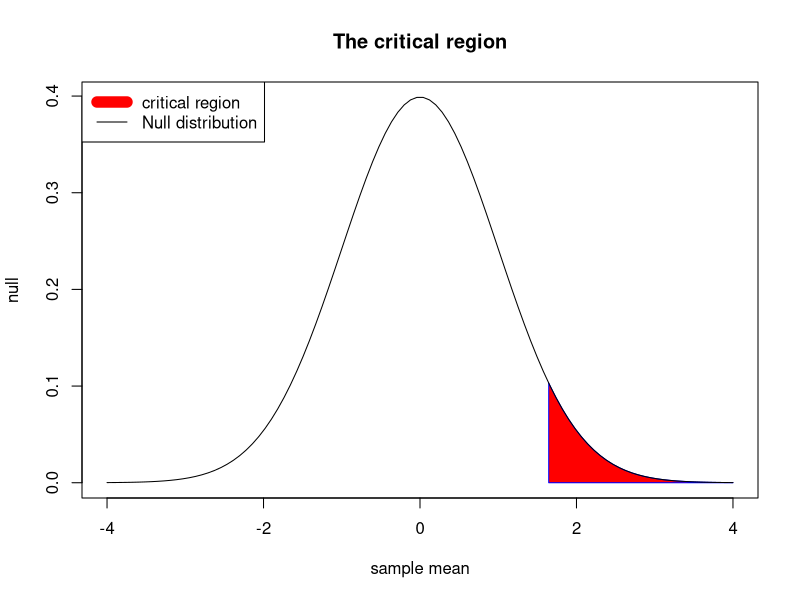
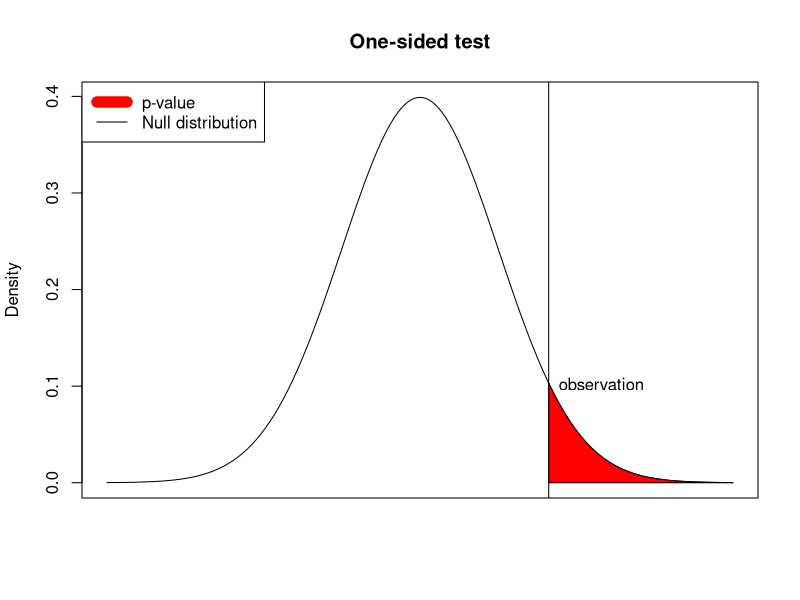
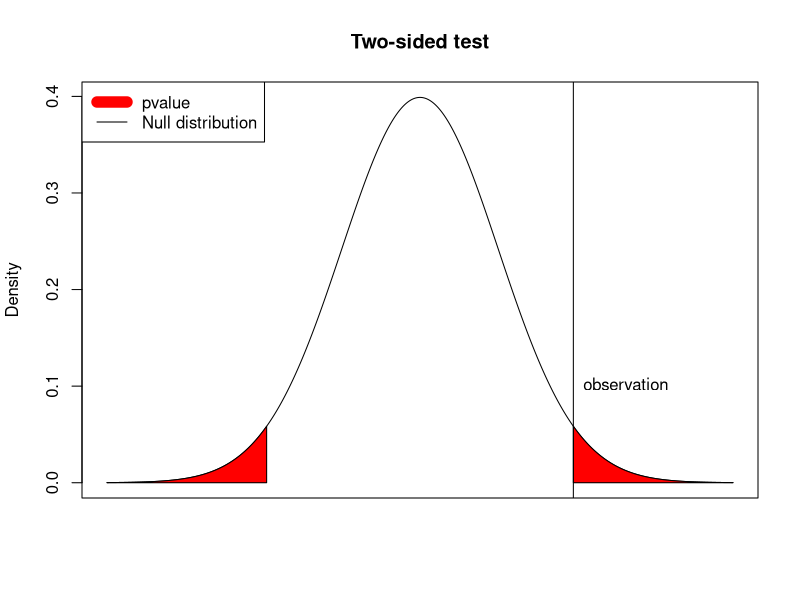

These figures' R source, in order:
## ---- chunk 1
set.seed(0)
rbinom(90,100,0.5)
## ---- chunk 2
sum(dbinom(60:100,100,0.5))
## ---- chunk 3
x <- seq(from=-4,to=4,len=100)
plot(x,dnorm(x),type="n",main="The critical region",xlab="sample mean",ylab="null")
xx <- seq(from=qnorm(0.95),to=4,len=100)
polygon(c(xx,rev(xx)),c(dnorm(xx),xx*0),col="red",border="blue")
points(x,dnorm(x),type="l",lwd=1)
legend("topleft",col=c("red","black"),lwd=c(11,1),legend=c("critical region","Null distribution"))
## ---- chunk 4
x <- seq(from=-4,to=4,by=0.001)
plot(x, dnorm(x),type="l", ylab="Density", xlab="", xaxt="n",main="One-sided test")
jj <- x[x>qnorm(0.95)]
polygon(x=c(jj,rev(jj)), y=c(dnorm(jj),jj*0),col="red")
abline(v=qnorm(0.95))
text(qnorm(0.95),0.1,"observation",pos=4)
legend("topleft",col=c("red","black"),lwd=c(11,1),legend=c("p-value","Null distribution"))
## ---- chunk 5
x <- seq(from=-4,to=4,by=0.001)
plot(x, dnorm(x),type="l", ylab="Density", xlab="", xaxt="n",main="Two-sided test")
jj <- x[x>qnorm(0.975)]
polygon(x=c(jj,rev(jj)), y=c(dnorm(jj),jj*0),col="red")
jj <- -jj 
polygon(x=c(jj,rev(jj)), y=c(dnorm(jj),jj*0),col="red")
abline(v=qnorm(0.975))
text(qnorm(0.975),0.1,"observation",pos=4)
legend("topleft",col=c("red","black"),lwd=c(11,1),legend=c("pvalue","Null distribution"))
## ---- chunk 6
kiwi <- 
c(1.08, 1, 0.96, 0.84, 0.91, 1.21, 1.03, 1.08, 1.09, 1.04, 0.95, 
0.87, 1.09, 1.09, 1.08, 0.93, 1.07, 1.16, 1.21, 0.94, 1.16, 0.92, 
1.09, 1.01, 1.08, 1.07, 0.89, 1.02, 1.14, 0.9)
## ---- chunk 7
mean(kiwi)
sd(kiwi)
## ---- chunk 8
SEM <- sd(kiwi)/sqrt(30)
SEM
## ---- chunk 9
2*(1-pnorm(mean(kiwi),mean=1,sd=SEM))
## ---- chunk 10
Z <- (mean(kiwi)-1)/SEM
2*(1-pnorm(Z))
## ---- chunk 11
Z <- (21-30)/4.9
pnorm(Z)
## ---- chunk 12
sum(dbinom(0:21,150,0.2))
